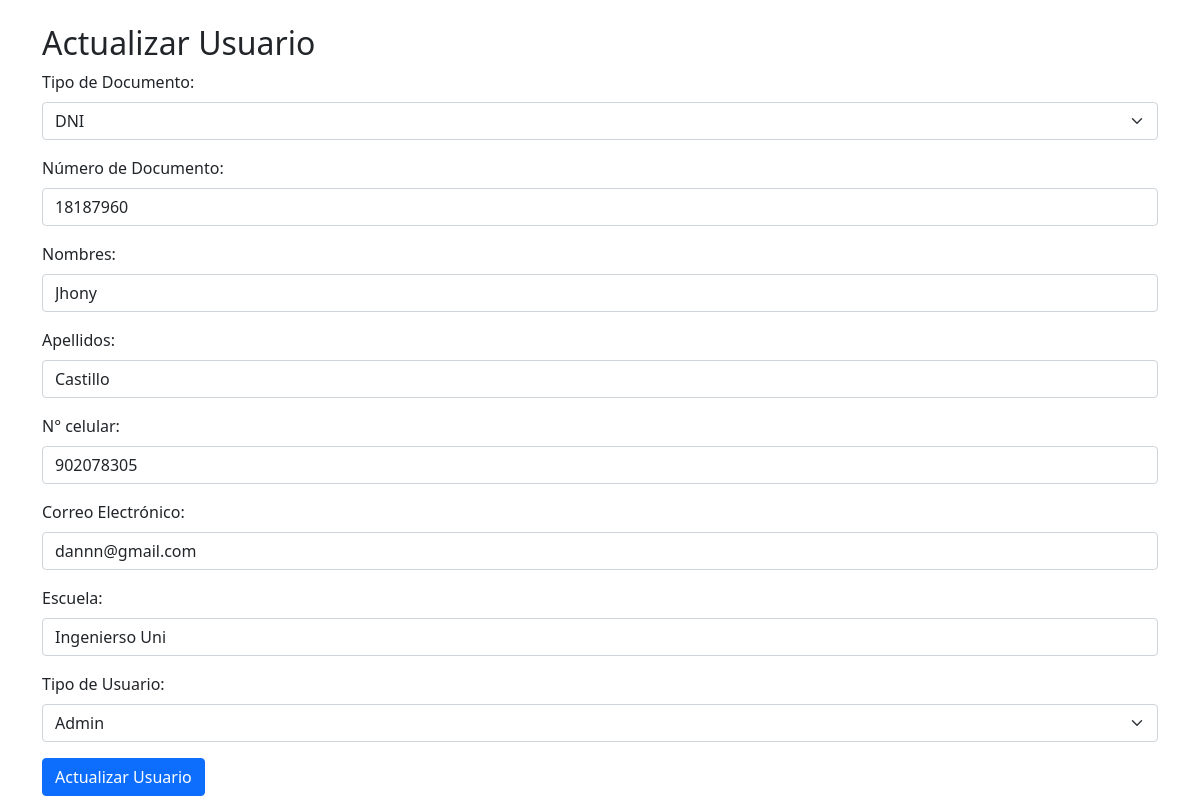
/views/update_user.php?id=11 (signed in), run on the app's committed database.
### tables this page shows
CREATE TABLE `usuarios` (
  `id` int(11) NOT NULL,
  `tipo_documento` varchar(50) DEFAULT NULL,
  `numero_documento` varchar(50) DEFAULT NULL,
  `nombres` varchar(100) DEFAULT NULL,
  `apellidos` varchar(100) DEFAULT NULL,
  `alias` varchar(50) DEFAULT NULL,
  `numero_celular` varchar(20) DEFAULT NULL,
  `correo` varchar(100) DEFAULT NULL,
  `contraseña` varchar(255) DEFAULT NULL,
  `escuela` varchar(100) DEFAULT NULL,
  `tipo_usuario` enum('admin','docente','alumno') DEFAULT 'alumno'
);

### views/update_user.php (the view, shortened to what this page needs)
<?php
include('../models/db_connect.php');
if ($_SERVER["REQUEST_METHOD"] == "GET" && isset($_GET['id'])) {
    $id = $_GET['id'];
    $query = "SELECT * FROM usuarios WHERE id = ?";
    $stmt = $conn->prepare($query);
    $stmt->bind_param("i", $id);
    $stmt->execute();
    $result = $stmt->get_result();
    $user = $result->fetch_assoc();
}
?>
<!DOCTYPE html>
<html lang="en">
<head>
    <link href="https://cdn.jsdelivr.net/npm/bootstrap@5.0.0-beta2/dist/css/bootstrap.min.css" rel="stylesheet">
</head>
<body>
    <div class="container mt-4">
        <h2>Actualizar Usuario</h2>
        <form action="update_user.php" method="POST">
            <div class="mb-3">
                <label for="tipo_documento" class="form-label">Tipo de Documento:</label>
                <select name="tipo_documento" id="tipo_documento" class="form-select" required>
                    <option value="DNI" <?php echo ($user['tipo_documento'] == 'DNI') ? 'selected' : ''; ?>>DNI</option>
                </select>
            </div>
            <div class="mb-3">
                <label for="numero_documento" class="form-label">Número de Documento:</label>
                <input type="text" name="numero_documento" id="numero_documento" class="form-control" value="<?php echo $user['numero_documento']; ?>" required>
            </div>
            <div class="mb-3">
                <label for="nombres" class="form-label">Nombres:</label>
                <input type="text" name="nombres" id="nombres" class="form-control" value="<?php echo $user['nombres']; ?>" required>
            </div>
            <div class="mb-3">
                <label for="apellidos" class="form-label">Apellidos:</label>
                <input type="text" name="apellidos" id="apellidos" class="form-control" value="<?php echo $user['apellidos']; ?>" required>
            </div>
            <div class="mb-3">
                <label for="numero_celular" class="form-label">N° celular:</label>
                <input type="tel" name="numero_celular" id="numero_celular" class="form-control" value="<?php echo $user['numero_celular']; ?>">
            </div>
            <div class="mb-3">
                <label for="correo" class="form-label">Correo Electrónico:</label>
                <input type="email" name="correo" id="correo" class="form-control" value="<?php echo $user['correo']; ?>">
            </div>
            <div class="mb-3">
                <label for="escuela" class="form-label">Escuela:</label>
                <input type="text" name="escuela" id="escuela" class="form-control" value="<?php echo $user['escuela']; ?>" required>
            </div>
            <div class="mb-3">
                <label for="tipo_usuario" class="form-label">Tipo de Usuario:</label>
                <select name="tipo_usuario" id="tipo_usuario" class="form-select" required>
                    <option value="admin" <?php echo ($user['tipo_usuario'] == 'admin') ? 'selected' : ''; ?>>Admin</option>
                </select>
            </div>
            <button type="submit" class="btn btn-primary">Actualizar Usuario</button>
        </form>
    </div>
</body>
</html>

### data on the page
usuarios: tipo_documento "DNI", numero_documento "18187960", nombres "Jhony", apellidos "Castillo", numero_celular "902078305", correo "dannn@gmail.com", escuela "Ingenierso Uni", tipo_usuario "Admin"
